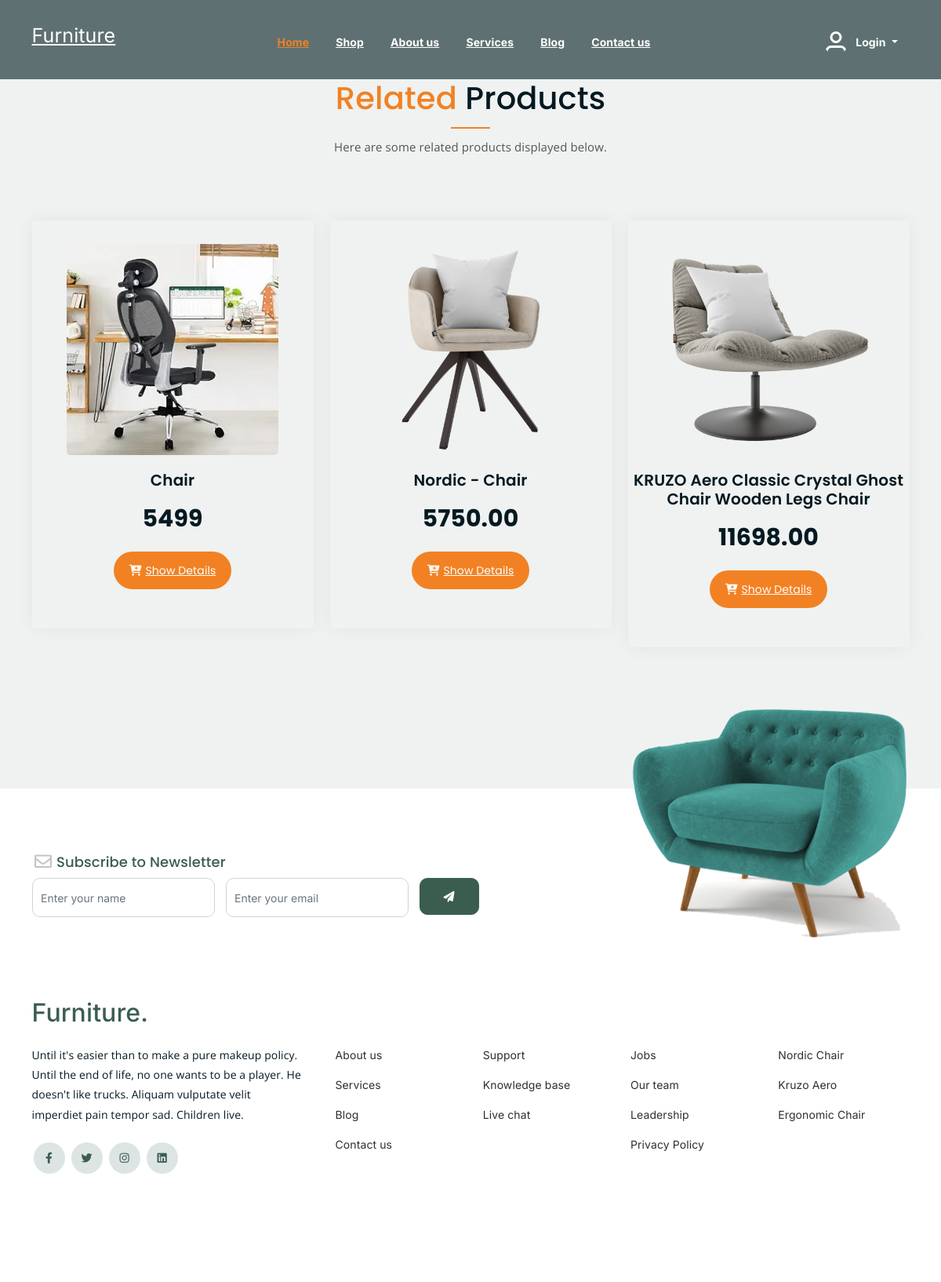
Page /Single-products/single-products.php on the committed database.
### tables this page shows
CREATE TABLE `image` (
  `id` int(11) NOT NULL,
  `product_id` varchar(255) DEFAULT NULL,
  `image` varchar(555) NOT NULL,
  `created_at` varchar(255) NOT NULL
);

CREATE TABLE `products` (
  `product_id` int(11) NOT NULL,
  `name` varchar(500) NOT NULL,
  `description` varchar(1000) NOT NULL,
  `amount` varchar(250) NOT NULL,
  `image` varchar(800) DEFAULT NULL,
  `created_at` varchar(250) NOT NULL
);

### Single-products/single-products.php (the view, shortened to what this page needs)
<?php
require_once "../config.php";
?>
<!DOCTYPE html>
<html lang="en">
<head>
	<link rel="stylesheet" href="assets/css/all.min.css">
	<link rel="stylesheet" href="assets/bootstrap/css/bootstrap.min.css">
	<link rel="stylesheet" href="assets/css/owl.carousel.css">
	<link rel="stylesheet" href="assets/css/magnific-popup.css">
	<link rel="stylesheet" href="assets/css/animate.css">
	<link rel="stylesheet" href="assets/css/meanmenu.min.css">
	<link rel="stylesheet" href="assets/css/main.css">
	<link rel="stylesheet" href="assets/css/responsive.css">
    <link href="../css/bootstrap.min.css" rel="stylesheet">
    <link href="https://cdnjs.cloudflare.com/ajax/libs/font-awesome/6.0.0-beta3/css/all.min.css" rel="stylesheet">
    <link href="../css/tiny-slider.css" rel="stylesheet">
    <link href="../css/style.css" rel="stylesheet">
</head>
<body>
	<div class="top-header-area" id="sticker">
		<div class="container">
			<div class="row">
				<div class="col-lg-12 col-sm-12 text-center">
					<div class="main-menu-wrap">
						<div class="site-logo">
							<a href="../index.html" style="color: white; font-size: 25px; margin-top: 10px;" >Furniture</a>
						</div>
						<nav class="main-menu">
							<ul>
								<li class="current-list-item"><a href="../index.php">Home</a>
								</li>
								<li><a href="../shop.php">Shop</a></li>
								<li><a href="../about.php">About us</a>
								</li>
								<li><a href="../services.php">Services</a>
								</li>
								<li><a href="../blog.php">Blog</a></li>
								<li><a href="../contact.php">Contact us</a>
								</li>
								<li>
									<div class="header-icons">
                                        <?php if(!empty($_SESSION["id"])){ ?>
										<a class="shopping-cart" href="../cart.php"><i class="fas fa-shopping-cart"></i></a>
                                        <a href="../logout.php" class="nav-link dropdown-toggle" data-bs-toggle="dropdown">
                                            <img class="rounded-circle me-lg-2" src="../images/user.svg" alt="" style="width: 30px; height: 30px;">
                                            <span class="d-none d-lg-inline-flex">Logout</span>
                                        </a>
                                        <?php }else{ ?>
                                            <a href="../Login/login.php" class="nav-link dropdown-toggle" data-bs-toggle="dropdown">
                                            <img class="rounded-circle me-lg-2" src="../images/user.svg" alt="" style="width: 30px; height: 30px;">
                                            <span class="d-none d-lg-inline-flex">Login</span>
                                        </a>
                                        <?php } ?>
									</div>
								</li>
							</ul>
						</nav>
					</div>
				</div>
			</div>
		</div>
	</div>
	<div class="breadcrumb-section breadcrumb-bg">
	</div>
	<div class="more-products mb-150">
		<div class="container">
			<div class="row">
				<div class="col-lg-8 offset-lg-2 text-center">
					<div class="section-title">
						<h3><span class="orange-text">Related</span> Products</h3>
						<p>Here are some related products displayed below.</p>
					</div>
				</div>
			</div>
			<div class="row">
                <?php
                $sql = "SELECT * FROM products LIMIT 3";
                            $res = $conn->query($sql);
                            if(mysqli_num_rows($res) > 0){
                              while ($val = $res->fetch_assoc()){
                                $amount = $val["amount"];
                                $product_id = $val["product_id"];
                                $name = $val["name"];
                                ?>
                                <?php
                                $query = "SELECT * FROM image WHERE product_id = '$product_id'";
                                $resol = $conn->query($query);
                                if ($resol->num_rows > 0) {
                                  while ($rows = $resol->fetch_assoc()) {
                                    $image = $rows["image"];
                        ?>
				<div class="col-lg-4 col-md-6 text-center">
					<div class="single-product-item">
						<div class="product-image">
                        <a href="single-products.php?id=<?php echo $product_id; ?>"><img src="<?php echo "../Admin/Add products/folder/".$image; ?>" alt="Image"></a>
						</div>
						<h3><?php echo $name; ?></h3>
						<p class="product-price"><?php echo $amount; ?> </p>
						<a href="single-products.php?id=<?php echo $product_id; ?>" class="cart-btn"><i class="fas fa-cart-plus"></i>Show Details</a>
					</div>
				</div><?php
                        }
                        }
                    }
                }
                        ?>
			</div>
		</div>
	</div>
    <footer class="footer-section">
			<div class="container relative">
				<div class="sofa-img">
					<img src="../images/sofa.png" alt="Image" class="img-fluid">
				</div>
<div class="row">
					<div class="col-lg-8">
						<div class="subscription-form">
							<h3 class="d-flex align-items-center"><span class="me-1"><img src="../images/envelope-outline.svg" alt="Image" class="img-fluid"></span><span>Subscribe to Newsletter</span></h3>
							<form class="row g-3" method="POST">
								<div class="col-auto">
									<input type="text" name="subscribe_name" class="form-control" placeholder="Enter your name">
								</div>
								<div class="col-auto">
									<input type="email" name="subscribe_email" class="form-control" placeholder="Enter your email">
								</div>
								<div class="col-auto">
									<button class="btn btn-primary" name="send">
										<span class="fa fa-paper-plane"></span>
									</button>
								</div>
							</form>
						</div>
					</div>
				</div>
				<div class="row g-5 mb-5">
					<div class="col-lg-4">
						<div class="mb-4 footer-logo-wrap"><a href="#" class="footer-logo">Furniture<span>.</span></a></div>
						<p class="mb-4">Until it's easier than to make a pure makeup policy. Until the end of life, no one wants to be a player. He doesn't like trucks. Aliquam vulputate velit imperdiet pain tempor sad. Children live.</p>
						<ul class="list-unstyled custom-social">
							<li><a href="#"><span class="fa fa-brands fa-facebook-f"></span></a></li>
							<li><a href="#"><span class="fa fa-brands fa-twitter"></span></a></li>
							<li><a href="#"><span class="fa fa-brands fa-instagram"></span></a></li>
							<li><a href="#"><span class="fa fa-brands fa-linkedin"></span></a></li>
						</ul>
					</div>
					<div class="col-lg-8">
						<div class="row links-wrap">
							<div class="col-6 col-sm-6 col-md-3">
								<ul class="list-unstyled">
									<li><a href="../about.php">About us</a></li>
									<li><a href="../services.php">Services</a></li>
									<li><a href="../blog.php">Blog</a></li>
									<li><a href="../contact.php">Contact us</a></li>
								</ul>
							</div>
							<div class="col-6 col-sm-6 col-md-3">
								<ul class="list-unstyled">
									<li><a href="#">Support</a></li>
									<li><a href="#">Knowledge base</a></li>
									<li><a href="#">Live chat</a></li>
								</ul>
							</div>
							<div class="col-6 col-sm-6 col-md-3">
								<ul class="list-unstyled">
									<li><a href="#">Jobs</a></li>
									<li><a href="#">Our team</a></li>
									<li><a href="#">Leadership</a></li>
									<li><a href="#">Privacy Policy</a></li>
								</ul>
							</div>
							<div class="col-6 col-sm-6 col-md-3">
								<ul class="list-unstyled">
									<li><a href="#">Nordic Chair</a></li>
									<li><a href="#">Kruzo Aero</a></li>
									<li><a href="#">Ergonomic Chair</a></li>
								</ul>
							</div>
						</div>
					</div>
				</div>
			</div>
		</footer>
</body>
</html>

### Single-products/assets/css/main.css (style rules this page uses)
html { font-size: 14px; font-weight: 400; line-height: 28px; height: 100%; }
body { font-family: "Open Sans", sans-serif; font-weight: 400; font-size: 1rem; letter-spacing: 0.1px; line-height: 1.8; color: #051922; overflow-x: hidden; }
body img { max-width: 100%; }
a { cursor: pointer; text-decoration: none; -webkit-transition: all 0.2s ease-in-out; -o-transition: all 0.2s ease-in-out; transition: all 0.2s ease-in-out; }
h1, .h1, h2, .h2, h3, .h3, h4, .h4, h5, .h5, h6, .h6 { font-family: "Poppins", sans-serif; font-weight: 700; margin: 0 0 1.25rem 0; color: #051922; }
h3, .h3 { font-size: 2rem; font-weight: 700; line-height: 2.25rem; }
p { font-family: "Open Sans", sans-serif; font-weight: 400; font-size: 1rem; letter-spacing: 0.1px; line-height: 1.8; color: #051922; margin: 0 0 1.25rem 0; }
p:last-child { margin: 0; }
.mb-150 { margin-bottom: 150px; }
.orange-text { color: #F28123; }
a.boxed-btn, a.bordered-btn, a.cart-btn { border-radius: 50px; }
.section-title h3 { font-size: 40px; position: relative; padding-bottom: 15px; }
.section-title h3:after { position: absolute; content: ''; left: 0px; right: 0px; bottom: 0px; width: 50px; height: 2px; background-color: #F28123; margin: 0 auto; }
.section-title p { font-size: 15px; width: 530px; margin: 0 auto; color: #555; margin-top: 10px; line-height: 1.8; }
.section-title { margin-bottom: 80px; }
.breadcrumb-bg { background-image: url(../img/breadcrumb-bg.jpg); }
.breadcrumb-section { padding: 100px 0; background-size: cover; background-position: center center; position: relative; z-index: 1; background-attachment: fixed; padding-top: 1px; }
.breadcrumb-section:after { position: absolute; left: 0; top: 0; width: 100%; height: 100%; content: ""; background-color: #394f51; z-index: -1; opacity: 0.8; }
.top-header-area { position: absolute; z-index: 999; width: 100%; padding: 25px 0; }
nav.main-menu ul { margin: 0; padding: 0; list-style: none; }
nav.main-menu ul li { display: inline-block; }
nav.main-menu ul li a { color: #fff; font-weight: 700; display: block; padding: 15px; }
nav.main-menu ul > li { position: relative; }
nav.main-menu ul li:last-child a { display: inline-block; }
nav.main-menu > ul li:last-child { float: right; }
.site-logo { float: left; max-width: 150px; }
.main-menu-wrap { position: relative; }
.header-icons a { color: #fff; display: inline-block; padding: 10px; }
.site-logo { padding: 6px 0; }
nav.main-menu ul li.current-list-item > a { color: #F28123; }
nav.main-menu li a { -webkit-transition: 0.3s; -o-transition: 0.3s; transition: 0.3s; }
.top-header-area .header-icons a { -webkit-transition: 0.3s; -o-transition: 0.3s; transition: 0.3s; }
.top-header-area { -webkit-transition: 0.3s; -o-transition: 0.3s; transition: 0.3s; }
.product-image img { -webkit-transition: 0.3s; -o-transition: 0.3s; transition: 0.3s; }
a.cart-btn { -webkit-transition: 0.3s; -o-transition: 0.3s; transition: 0.3s; }
.single-product-item { -webkit-transition: 0.3s; -o-transition: 0.3s; transition: 0.3s; }
html, body { height: 100%; }
.single-product-item { margin-bottom: 30px; }
.product-image { padding: 30px; padding-bottom: 0; }
.product-image img { width: 90%; border-radius: 5px; margin-bottom: 20px; }
.single-product-item h3 { font-size: 20px; font-weight: 600; margin-bottom: 10px; }
p.product-price { font-family: 'Poppins', sans-serif; font-size: 30px; font-weight: 700; margin-bottom: 15px; }
a.cart-btn { font-family: 'Poppins', sans-serif; display: inline-block; background-color: #F28123; color: #fff; padding: 10px 20px; }
a.cart-btn i { margin-right: 5px; }
.single-product-item { -webkit-box-shadow: 0 0 20px #e4e4e4; box-shadow: 0 0 20px #e4e4e4; padding-bottom: 50px; border-radius: 5px; }

### rows in the picture
image: image (picture), product.name "Chair", product.amount "5499"
image: image (picture), product.name "Nordic - Chair", product.amount "5750.00"
image: image (picture), product.name "KRUZO Aero Classic Crystal Ghost Chair Wooden Legs Chair", product.amount "11698.00"
